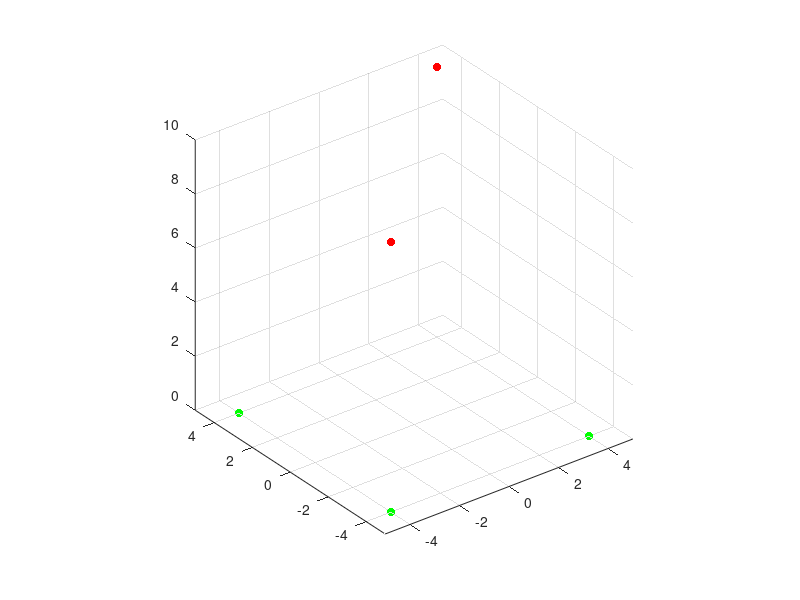

The MATLAB source for this figure: (Note: this script raises an error after producing the figure.)
function multi_drone_rrt_simulation
    % Parameters
    start_positions = [-4, -4, 0; -4, 4, 0; 4, -4, 0]; % Starting positions for three drones
    goal_positions = [4, 4, 10; -4, -4, 10; 4, 4, 10]; % Goal positions for three drones
    step_size = 0.5; % Step size for RRT*
    max_iter = 500; % Maximum iterations for RRT*
    goal_tolerance = 0.5; % Goal tolerance
    obstacle_speed = 0.5; % Increased speed of moving obstacles
    num_obstacles = 15; % Number of obstacles
    filename = 'multi_drone_path.gif'; % Output GIF file name

    % Create figure
    figure('Color', 'w', 'Renderer', 'opengl');
    axis equal
    hold on
    grid on
    view(3)
    xlim([-5 5])
    ylim([-5 5])
    zlim([0 10])

    % Plot start and goal positions
    scatter3(start_positions(:,1), start_positions(:,2), start_positions(:,3), 'g', 'filled')
    scatter3(goal_positions(:,1), goal_positions(:,2), goal_positions(:,3), 'r', 'filled')

    % Initialize obstacles
    obstacles = initialize_obstacles(num_obstacles, [-5, 5], [-5, 5], [0, 10]);
    obstacle_plots = plot_obstacles(obstacles);

    % Perform RRT* path planning for each drone
    paths = cell(3, 1);
    for k = 1:3
        paths{k} = rrt_star(start_positions(k, :), goal_positions(k, :), step_size, max_iter, goal_tolerance, obstacles, obstacle_speed);
    end

    % Interpolate paths for smoother motion
    interpolated_paths = cellfun(@(path) interpolate_path(path, 0.1), paths, 'UniformOutput', false);

    % Plot the paths
    colors = {'k--', 'b--', 'm--'};
    for k = 1:3
        if ~isempty(interpolated_paths{k})
            plot3(interpolated_paths{k}(:,1), interpolated_paths{k}(:,2), interpolated_paths{k}(:,3), colors{k}, 'LineWidth', 1);
        end
    end

    % Create drone models
    drones = create_drone_model();
    drone_plots = gobjects(3, 1);
    for k = 1:3
        drone_plots(k) = plot3(drones(:, 1) + start_positions(k, 1), ...
                               drones(:, 2) + start_positions(k, 2), ...
                               drones(:, 3) + start_positions(k, 3), 'k', 'LineWidth', 2);
    end

    % Move the drones along their paths and save to GIF
    max_path_length = max(cellfun(@(p) size(p, 1), interpolated_paths));
    for i = 1:max_path_length
        % Update obstacles
        obstacles = update_obstacles(obstacles, [-5, 5], [-5, 5], [0, 10], obstacle_speed);

        % Update obstacle plots
        update_obstacle_plots(obstacles, obstacle_plots);

        % Update drone positions
        for k = 1:3
            if i <= size(interpolated_paths{k}, 1)
                set(drone_plots(k), 'XData', drones(:, 1) + interpolated_paths{k}(i, 1), ...
                                    'YData', drones(:, 2) + interpolated_paths{k}(i, 2), ...
                                    'ZData', drones(:, 3) + interpolated_paths{k}(i, 3));
            end
        end

        drawnow;

        % Capture the plot as an image
        frame = getframe(gcf);
        im = frame2im(frame);
        [imind, cm] = rgb2ind(im, 256);

        % Write to the GIF file
        if i == 1
            imwrite(imind, cm, filename, 'gif', 'Loopcount', inf, 'DelayTime', 0.1);
        else
            imwrite(imind, cm, filename, 'gif', 'WriteMode', 'append', 'DelayTime', 0.1);
        end
    end

    % Ensure drones return to their starting positions
    return_paths = cell(3, 1);
    for k = 1:3
        return_paths{k} = rrt_star(goal_positions(k, :), start_positions(k, :), step_size, max_iter, goal_tolerance, obstacles, obstacle_speed);
    end

    interpolated_return_paths = cellfun(@(path) interpolate_path(path, 0.1), return_paths, 'UniformOutput', false);
    
    % Move the drones along their return paths
    for i = 1:max(cellfun(@(p) size(p, 1), interpolated_return_paths))
        % Update obstacles
        obstacles = update_obstacles(obstacles, [-5, 5], [-5, 5], [0, 10], obstacle_speed);

        % Update obstacle plots
        update_obstacle_plots(obstacles, obstacle_plots);

        % Update drone positions
        for k = 1:3
            if i <= size(interpolated_return_paths{k}, 1)
                set(drone_plots(k), 'XData', drones(:, 1) + interpolated_return_paths{k}(i, 1), ...
                                    'YData', drones(:, 2) + interpolated_return_paths{k}(i, 2), ...
                                    'ZData', drones(:, 3) + interpolated_return_paths{k}(i, 3));
            end
        end
        drawnow;

        % Capture the plot as an image
        frame = getframe(gcf);
        im = frame2im(frame);
        [imind, cm] = rgb2ind(im, 256);

        % Write to the GIF file
        if i == 1
            imwrite(imind, cm, filename, 'gif', 'Loopcount', inf, 'DelayTime', 0.1);
        else
            imwrite(imind, cm, filename, 'gif', 'WriteMode', 'append', 'DelayTime', 0.1);
        end
    end
end

function interpolated_path = interpolate_path(path, interval)
    if isempty(path)
        interpolated_path = [];
        return;
    end
    distances = sqrt(sum(diff(path).^2, 2));
    total_distance = sum(distances);
    num_points = round(total_distance / interval);
    interpolated_path = interp1(1:size(path, 1), path, linspace(1, size(path, 1), num_points));
end

function obstacles = initialize_obstacles(num_obstacles, xlim, ylim, zlim)
    obstacles = struct('pos', [], 'vel', [], 'size', [], 'shape', [], 'pattern', []);
    for i = 1:num_obstacles
        obstacles(i).pos = [rand * (xlim(2) - xlim(1)) + xlim(1), ...
                            rand * (ylim(2) - ylim(1)) + ylim(1), ...
                            rand * (zlim(2) - zlim(1)) + zlim(1)];
        obstacles(i).vel = rand(1, 3) * 0.4 - 0.2; % Increased random velocity
        obstacles(i).size = rand * 1 + 0.5; % Increase size
        if mod(i, 3) == 0
            obstacles(i).shape = 'sphere';
        elseif mod(i, 3) == 1
            obstacles(i).shape = 'cube';
        else
            obstacles(i).shape = 'cylinder';
        end
        % Define a movement pattern
        if mod(i, 2) == 0
            obstacles(i).pattern = 'circular';
        else
            obstacles(i).pattern = 'linear';
        end
    end
end

function obstacles = update_obstacles(obstacles, xlim, ylim, zlim, obstacle_speed)
    t = now * 100000; % Use current time as a variable to create smooth movement patterns
    for i = 1:length(obstacles)
        if strcmp(obstacles(i).pattern, 'circular')
            theta = obstacle_speed * t;
            obstacles(i).pos(1) = obstacles(i).pos(1) + cos(theta) * 0.1;
            obstacles(i).pos(2) = obstacles(i).pos(2) + sin(theta) * 0.1;
        else
            obstacles(i).pos = obstacles(i).pos + obstacles(i).vel * obstacle_speed;
            if obstacles(i).pos(1) < xlim(1) || obstacles(i).pos(1) > xlim(2)
                obstacles(i).vel(1) = -obstacles(i).vel(1);
            end
            if obstacles(i).pos(2) < ylim(1) || obstacles(i).pos(2) > ylim(2)
                obstacles(i).vel(2) = -obstacles(i).vel(2);
            end
            if obstacles(i).pos(3) < zlim(1) || obstacles(i).pos(3) > zlim(2)
                obstacles(i).vel(3) = -obstacles(i).vel(3);
            end
        end
    end
end

function path = rrt_star(start_pos, goal_pos, step_size, max_iter, goal_tolerance, obstacles, obstacle_speed)
    % RRT* Algorithm
    nodes = start_pos;
    parent = 0;
    goal_reached = false;

    for i = 1:max_iter
        % Update obstacles' positions
        obstacles = update_obstacles(obstacles, [-5, 5], [-5, 5], [0, 10], obstacle_speed);

        % Generate a random sample
        if rand < 0.1
            sample = goal_pos; % Bias towards the goal
        else
            sample = [rand*10-5, rand*10-5, rand*10]; % Random sample in space
        end

        % Find the nearest node
        distances = sqrt(sum((nodes - sample).^2, 2));
        [~, nearest_idx] = min(distances);
        nearest_node = nodes(nearest_idx, :);

        % Create a new node in the direction of the sample
        direction = (sample - nearest_node) / norm(sample - nearest_node);
        new_node = nearest_node + step_size * direction;

        % Check for collisions with obstacles
        if ~check_collision(new_node, obstacles)
            continue;
        end

        % Check if the new node is within the goal tolerance
        if norm(new_node - goal_pos) < goal_tolerance
            goal_reached = true;
            parent = [parent; nearest_idx];
            nodes = [nodes; goal_pos];
            break;
        end

        % Add the new node to the tree
        parent = [parent; nearest_idx];
        nodes = [nodes; new_node];
    end

    if goal_reached
        % Extract the path
        path = [goal_pos];
        node_idx = size(nodes, 1);
        while node_idx ~= 1
            node_idx = parent(node_idx);
            path = [nodes(node_idx, :); path];
        end
    else
        path = [];
    end
end

function collision = check_collision(point, obstacles)
    collision = true;
    for i = 1:length(obstacles)
        if norm(point - obstacles(i).pos) < (obstacles(i).size / 2)
            collision = false;
            return;
        end
    end
end

function drones = create_drone_model()
    % Create a more realistic quadcopter model
    arm_length = 0.5;
    body_width = 0.1;
    drones = [
        -arm_length, 0, 0;
         arm_length, 0, 0;
         NaN, NaN, NaN; % NaN to break the line
         0, -arm_length, 0;
         0, arm_length, 0;
         NaN, NaN, NaN; % NaN to break the line
         -body_width, body_width, 0;
         body_width, body_width, 0;
         body_width, -body_width, 0;
         -body_width, -body_width, 0;
         -body_width, body_width, 0;
    ];
end

function obstacle_plots = plot_obstacles(obstacles)
    obstacle_plots = gobjects(1, length(obstacles));
    for i = 1:length(obstacles)
        switch obstacles(i).shape
            case 'sphere'
                [x, y, z] = sphere;
                x = x * obstacles(i).size + obstacles(i).pos(1);
                y = y * obstacles(i).size + obstacles(i).pos(2);
                z = z * obstacles(i).size + obstacles(i).pos(3);
                obstacle_plots(i) = surf(x, y, z, 'FaceColor', 'r', 'EdgeColor', 'none');
            case 'cube'
                [x, y, z] = cube(obstacles(i).size);
                vertices = [x(:), y(:), z(:)] + obstacles(i).pos;
                obstacle_plots(i) = patch('Vertices', vertices, ...
                    'Faces', [1,2,6,5; 2,3,7,6; 3,4,8,7; 1,4,8,5; 1,2,3,4; 5,6,7,8], ...
                    'FaceColor', 'r', 'EdgeColor', 'none');
            case 'cylinder'
                [x, y, z] = cylinder(obstacles(i).size / 2);
                x = x + obstacles(i).pos(1);
                y = y + obstacles(i).pos(2);
                z = z * obstacles(i).size + obstacles(i).pos(3);
                obstacle_plots(i) = surf(x, y, z, 'FaceColor', 'r', 'EdgeColor', 'none');
        end
    end
end

function [x, y, z] = cube(size)
    x = [-1, 1, 1, -1, -1, 1, 1, -1] * size / 2;
    y = [-1, -1, 1, 1, -1, -1, 1, 1] * size / 2;
    z = [-1, -1, -1, -1, 1, 1, 1, 1] * size / 2;
end

function update_obstacle_plots(obstacles, obstacle_plots)
    for j = 1:length(obstacles)
        switch obstacles(j).shape
            case 'sphere'
                [x, y, z] = sphere;
                x = x * obstacles(j).size + obstacles(j).pos(1);
                y = y * obstacles(j).size + obstacles(j).pos(2);
                z = z * obstacles(j).size + obstacles(j).pos(3);
                set(obstacle_plots(j), 'XData', x, 'YData', y, 'ZData', z);
            case 'cube'
                [x, y, z] = cube(obstacles(j).size);
                vertices = [x(:), y(:), z(:)] + obstacles(j).pos;
                set(obstacle_plots(j), 'Vertices', vertices);
            case 'cylinder'
                [x, y, z] = cylinder(obstacles(j).size / 2);
                x = x + obstacles(j).pos(1);
                y = y + obstacles(j).pos(2);
                z = z * obstacles(j).size + obstacles(j).pos(3);
                set(obstacle_plots(j), 'XData', x, 'YData', y, 'ZData', z);
        end
    end
end